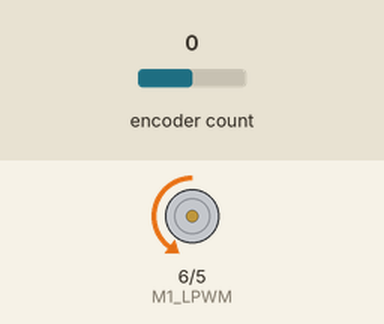
Recording of a sketch running on a simulated Arduino Mega 2560, built with avr-gcc and run on an emulated ATmega2560. On the bench: motor-driver pin pairs drawn as motors (green arrow = first pin HIGH = forward, orange = second pin HIGH = backward, longer = more drive, scaled by the enable pin). The inputs (shaded band) are chosen by the test bench; at power-on: encoder count 0. What the sketch prints to the serial monitor is not drawn.

Above: at 2.6 s.
Timing chart, 0 to 4.1 s (numbered marks = the images above):
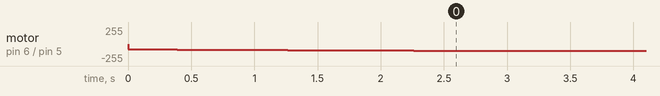

Measured:
- by itself, motor on pin 6 (M1_LPWM) / pin 5 (M1_RPWM): moves from stopped to backward 100/255 over 2.5 s

The sketch:

quad_pid.ino
```cpp
// Dead range is ~2.25 dgree or 18-23 PWM PID = 0.1,0.01,0.05 (No load)
//Done for M1(front left), can be translated to all others too)

#include <Encoder.h>

// ===================== PIN DEFINITIONS =====================
const int M1_RPWM = 5;
const int M1_LPWM = 6;
const int ENABLE_PIN = 41;

// Quadrature encoder pins
const int M1_ENCODER_A = 26;
const int M1_ENCODER_B = 27;

// For a 50:1 Pololu 37D with 64 CPR => 3200 counts/rev at the output.
const long COUNTS_PER_REV = 3200;

// Flip this if applying positive PWM was causing negative counts:
bool M1_REVERSE = true;

Encoder M1_Enc(M1_ENCODER_A, M1_ENCODER_B);

// ===================== PID GAINS =====================
// Tune as needed
float Kp = 0.1f;
float Ki = 0.01f;
float Kd = 0.05f;

// We'll move 90° => +800 counts from current
long targetPosition = 0;

// PID state
float errorIntegral = 0.0f;
long lastError = 0;

// For timing
unsigned long lastLoopTime = 0;

// Clamp parameters
const int MAX_PWM = 100;     // limit motor power
const float MAX_INTEGRAL = 3000.0f;  // avoid integral wind-up

// -----------------------------------------------------------------------------
// HELPER FUNCTIONS
// -----------------------------------------------------------------------------
long getMotorEncoderCount() {
  long raw = M1_Enc.read();
  return (M1_REVERSE ? -raw : raw);
}

void driveMotor(int pwmVal) {
  // Constrain to ±MAX_PWM
  if (pwmVal >  MAX_PWM) pwmVal =  MAX_PWM;
  if (pwmVal < -MAX_PWM) pwmVal = -MAX_PWM;

  if (pwmVal >= 0) {
    analogWrite(M1_RPWM, pwmVal);
    analogWrite(M1_LPWM, 0);
  } else {
    analogWrite(M1_RPWM, 0);
    analogWrite(M1_LPWM, -pwmVal);
  }
}

// -----------------------------------------------------------------------------
// SETUP
// -----------------------------------------------------------------------------
void setup() {
  Serial.begin(115200);

  pinMode(ENABLE_PIN, OUTPUT);
  digitalWrite(ENABLE_PIN, HIGH); // Enable driver

  pinMode(M1_RPWM, OUTPUT);
  pinMode(M1_LPWM, OUTPUT);

  // Reset encoder to zero, if desired
  M1_Enc.write(0);

  // We'll do a 90° move => 800 counts from current position
  long startPos = getMotorEncoderCount();
  targetPosition = startPos + 800;  // ~90 degrees forward

  // IMPORTANT: Initialize lastError so first derivative isn't huge
  long initialError = (targetPosition - startPos);
  lastError = initialError;

  lastLoopTime = millis();

  Serial.println("Setup complete. Using full PID to move motor ~90 degrees.");
  Serial.print("Current: ");
  Serial.print(startPos);
  Serial.print(", Target: ");
  Serial.println(targetPosition);
}

// -----------------------------------------------------------------------------
// MAIN LOOP
// -----------------------------------------------------------------------------
void loop() {
  // Calculate time step
  unsigned long now = millis();
  float dt = (now - lastLoopTime) / 1000.0f;
  lastLoopTime = now;

  // Avoid any potential divide by zero
  if (dt < 0.000001f) dt = 0.000001f;

  // Read current position
  long currentPos = getMotorEncoderCount();

  // Error
  long error = targetPosition - currentPos;

  // PID: Integral
  errorIntegral += (error * dt);
  // Clamp integral
  if (errorIntegral >  MAX_INTEGRAL) errorIntegral =  MAX_INTEGRAL;
  if (errorIntegral < -MAX_INTEGRAL) errorIntegral = -MAX_INTEGRAL;

  // Derivative
  float dError = (error - lastError) / dt;
  lastError = error;

  // Weighted sum
  float pidOutput = (Kp * error) + (Ki * errorIntegral) + (Kd * dError);

  // Convert to int and drive
  int pwmVal = (int)pidOutput;
  driveMotor(pwmVal);

  // Debug every ~0.5s
  static unsigned long lastPrint = 0;
  if (now - lastPrint > 500) {
    lastPrint = now;
    Serial.print("Pos=");
    Serial.print(currentPos);
    Serial.print(", Err=");
    Serial.print(error);
    Serial.print(", Int=");
    Serial.print(errorIntegral);
    Serial.print(", dE=");
    Serial.print(dError);
    Serial.print(", PWM=");
    Serial.println(pwmVal);
  }

  delay(20); // ~50 Hz
}
```
